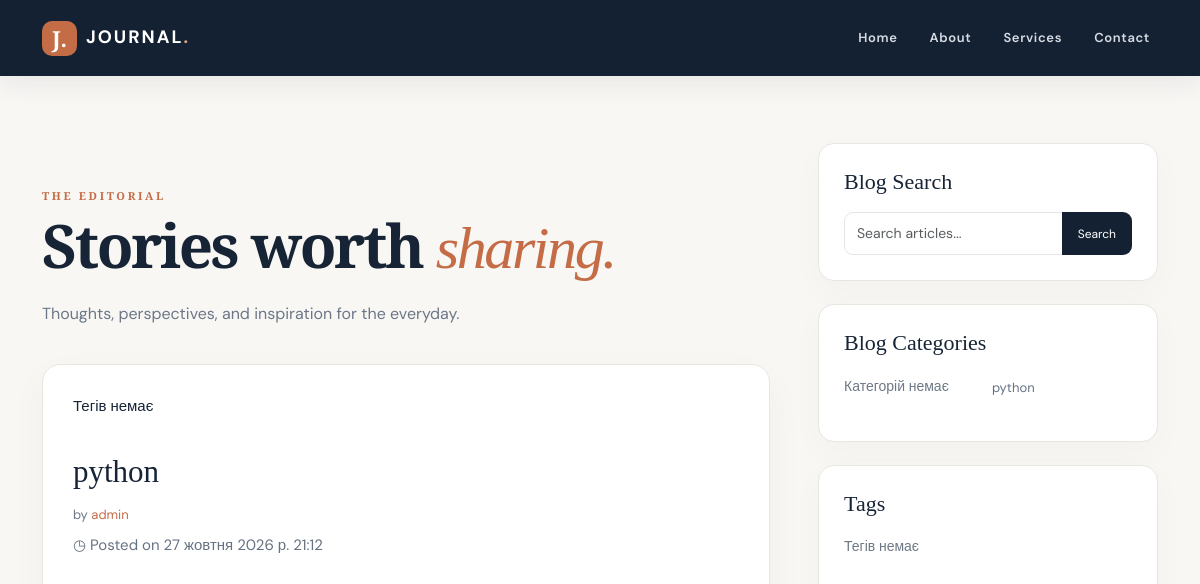
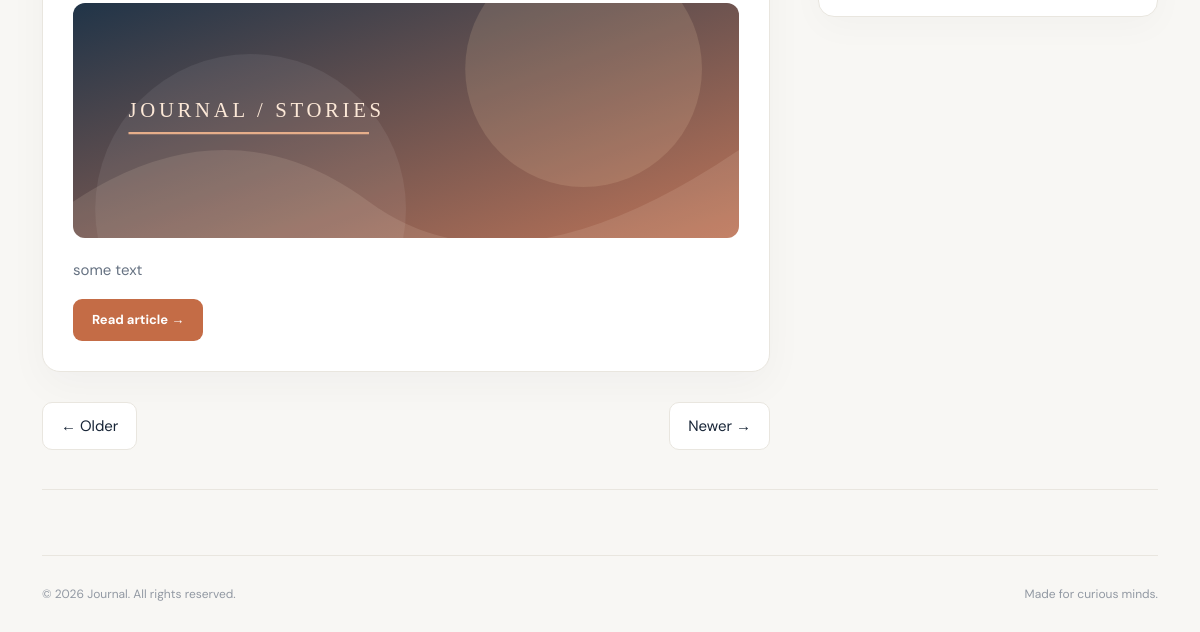
The app's page /, older data (2 pictures, top to bottom).
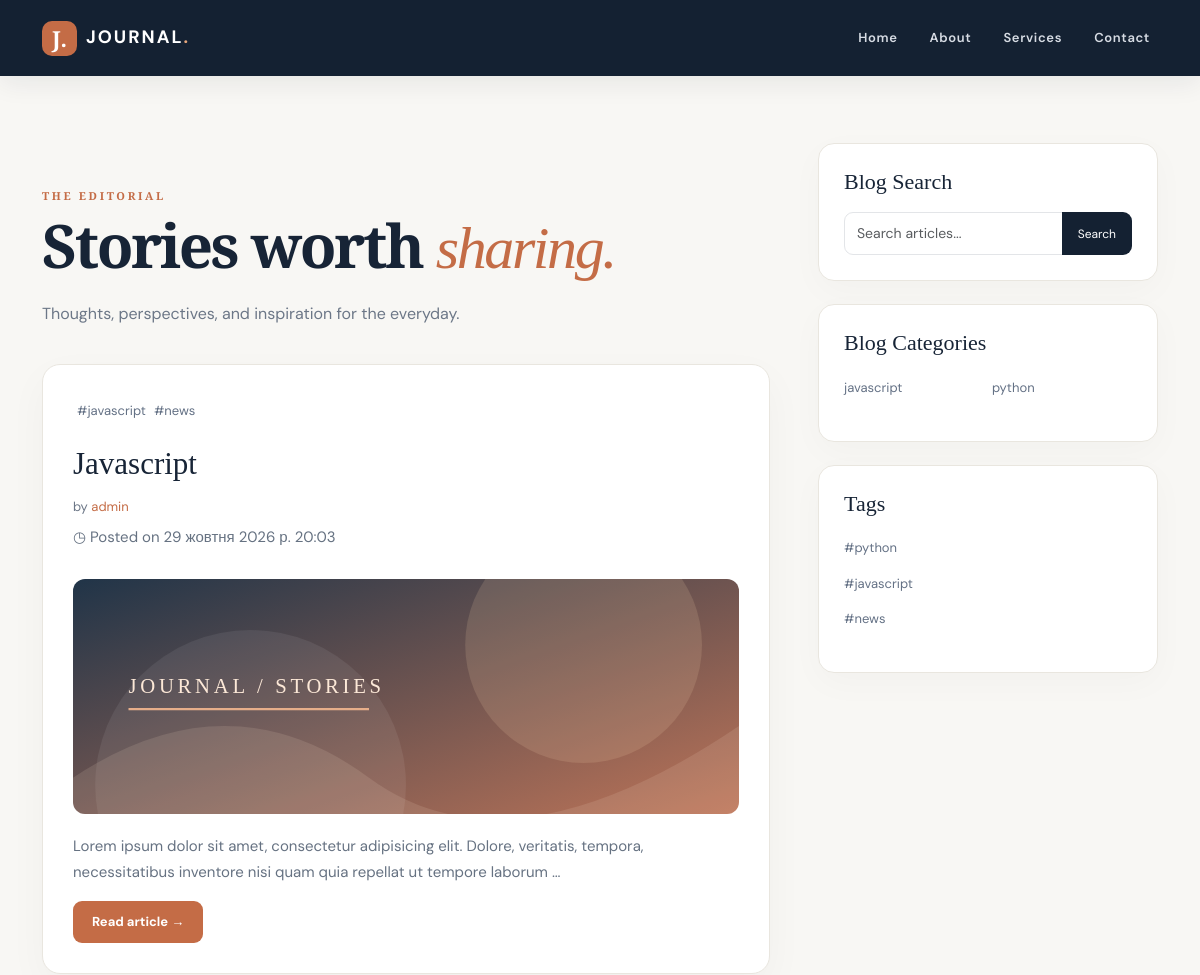
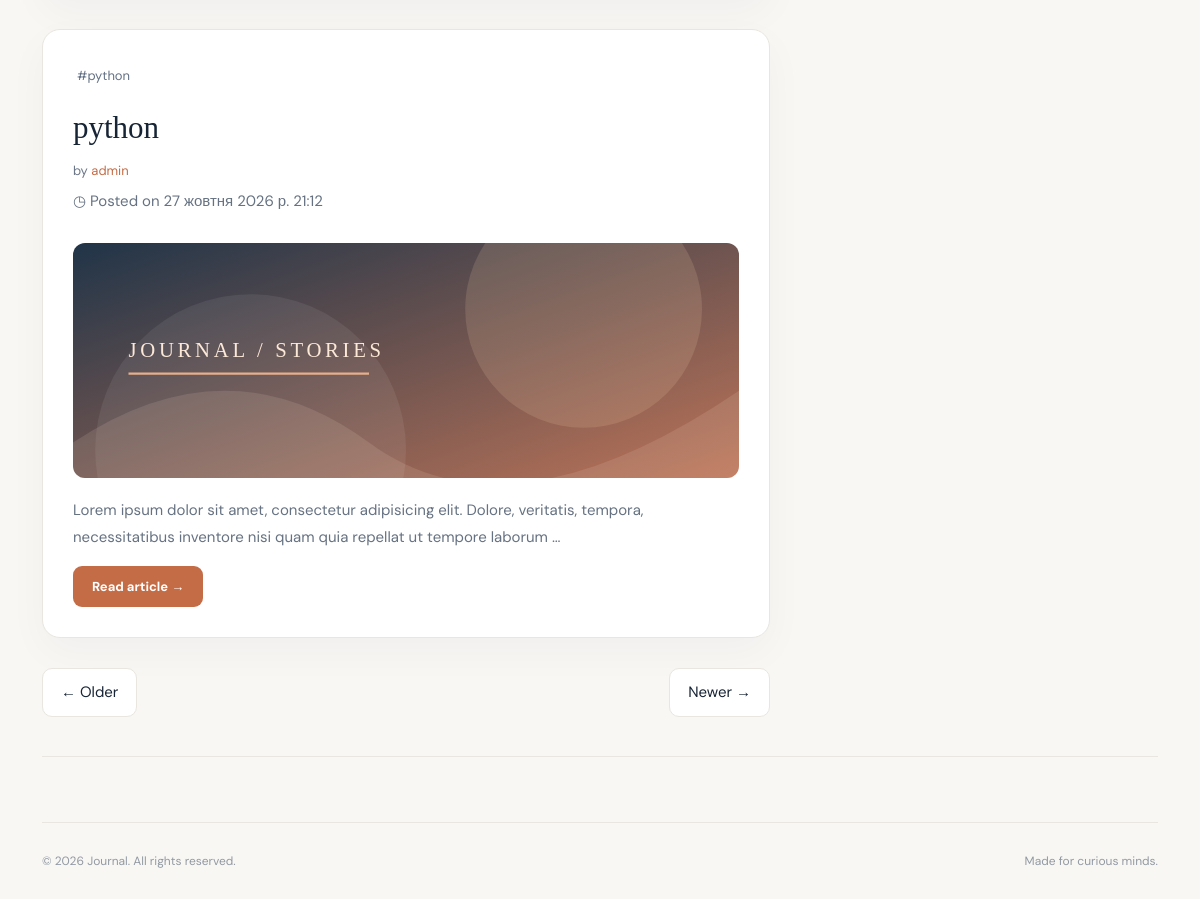
The same page, newer data (2 pictures, top to bottom).
### blog/models.py (models this page shows, shortened)
class Post(models.Model):
    title = models.CharField(max_length=200, verbose_name='Заголовок',unique=True)
    content = models.TextField(verbose_name='Вміст')
    published_date = models.DateTimeField(auto_now_add=True, verbose_name='Дата публікації')
    category = models.ForeignKey(Category, on_delete=models.CASCADE, verbose_name='Категорія')
    user = models.ForeignKey(User, on_delete=models.CASCADE, verbose_name='Автор')
    tags = models.ManyToManyField(Tag, blank=True)
    slug = models.SlugField(max_length=200,unique=True,blank=True)
    class Meta:
        ordering = ['-published_date']
        verbose_name = 'Публікація'
        verbose_name_plural = 'Публікації'

class Category(models.Model):
    name = models.CharField(max_length=100, verbose_name='Назва')
    class Meta:
        ordering = ['name']
        verbose_name = 'Категорія'
        verbose_name_plural = 'Категорії'

class Tag(models.Model):
    name = models.CharField(max_length=50, unique=True)

### blog/views.py (the view)
# urls.py: path('', views.index, name='index'),
def index(request):
    posts = Post.objects.all()
    categories = Category.objects.all()
    tags = Tag.objects.all()
    context = {'posts': posts, 'tags': tags}
    context.update(get_categories())
    return render(request, 'blog/index.html', context)

### blog/views.py (called while the page is built)
def get_categories():
    categories = Category.objects.all()
    first_half = Category.objects.all()[:len(categories) // 2]
    second_half = Category.objects.all()[len(categories) // 2:]
    return {'categories': first_half, 'categories2': second_half}

### templates/blog/index.html
{% extends 'base.html' %}
{% load static %}
{% block content %}
 <h1 class="page-title"><span class="eyebrow">THE EDITORIAL</span><br/>Stories worth <em>sharing.</em><span
                class="page-subtitle">Thoughts, perspectives, and inspiration for the everyday.</span></h1>
{% for post in posts %}
        <section class="post-card">
            <ul class="list-unstyled category-list d-flex ">
                {% for tag in post.tags.all %}
                     <li class="m-1"><a href="#">#{{ tag.name }}</a></li>
                {% empty %}
                     <p>Тегів немає</p>
                {% endfor %}
                </ul>
            <h2 class="post-title">
            <a href="post.html">{{ post.title }}</a>
            </h2>
            <p class="byline">
                by <a href="index.php">{{ post.user }}</a>
            </p>
            <p>◷ Posted on {{ post.published_date }}</p>
            <img alt="Abstract editorial illustration" class="img-fluid feature-image" src="{% static 'blog/assets/feature.svg' %}"/>
            <p>{{ post.content|truncatewords:20 }}</p><a class="btn btn-accent" href="{% url 'blog:post_detail' post.slug %}">Read article →</a>
        </section>
{% empty %}
  <p>Поки що немає постів.</p>
{% endfor %}
<ul class="pager d-flex justify-content-between list-unstyled mt-4">
    <li class="previous">
        <a class="pager-link" href="#">← Older</a>
    </li>
    <li class="next">
        <a class="pager-link" href="#">Newer →</a>
    </li>
</ul>
{% endblock %}

### templates/base.html (shortened to what this page needs)
<!DOCTYPE html>
<html lang="en">
<head>
    {% load static %}
    <link href="https://cdn.jsdelivr.net/npm/bootstrap@5.3.3/dist/css/bootstrap.min.css" rel="stylesheet"/>
    <link href="{% static 'blog/css/site.css' %}" rel="stylesheet"/>
</head>
<body>
{% include 'blog/navbar.html' %}
<div class="container page-container">
    <div class="row g-5">
        <div class="col-lg-8">{% block content %} {% endblock %} </div>
        <div class="col-lg-4">
            <div class="sidebar-card">
                <h4 class="sidebar-heading">Blog Search</h4>
                <div class="input-group">
                    <input aria-label="Search articles" class="form-control" placeholder="Search articles..."
                           type="text"/>
                    <button class="btn btn-search" type="button">Search</button>
                </div>
            </div>
            <div class="sidebar-card">
                <h4 class="sidebar-heading">Blog Categories</h4>
                <div class="row g-2">
                    <div class="col-6">
                        <ul class="list-unstyled category-list">
                            {% for category in categories %}
                                <li><a href="#">{{ category.name }}</a></li>
                            {% empty %}
                             <p>Категорій немає</p>
                            {% endfor %}
                        </ul>
                    </div>
                    <div class="col-6">
                        <ul class="list-unstyled category-list">
                            {% for category in categories2 %}
                                <li><a href="#">{{ category.name }}</a></li>
                            {% empty %}
                             <p>Категорій немає</p>
                            {% endfor %}
                        </ul>
                    </div>
                </div>
            </div>
            <div class="sidebar-card">
                <h4 class="sidebar-heading">Tags</h4>
                 <ul class="list-unstyled category-list">
                            {% for tag in tags %}
                                <li><a href="#">#{{ tag.name }}</a></li>
                            {% empty %}
                             <p>Тегів немає</p>
                            {% endfor %}
                 </ul>
            </div>
        </div>
    </div>
    <hr class="soft-divider"/>
    <footer class="site-footer">
        <div class="d-flex flex-wrap justify-content-between gap-2">
            <span>© 2026 Journal. All rights reserved.</span><span>Made for curious minds.</span></div>
    </footer>
</div>
</body>
</html>

### templates/blog/navbar.html (shortened to what this page needs)
<nav class="navbar navbar-expand-lg navbar-dark fixed-top site-navbar" role="navigation">
    <div class="container"><a class="navbar-brand" href="{% url 'blog:index' %}"><span class="brand-mark">J.</span> JOURNAL<span
            class="brand-dot">.</span></a>
        <div class="collapse navbar-collapse" id="mainNav">
            <ul class="navbar-nav ms-auto gap-lg-3">
                <li class="nav-item"><a class="nav-link" href="{% url 'blog:index' %}">Home</a></li>
                <li class="nav-item"><a class="nav-link" href="#about">About</a></li>
                <li class="nav-item"><a class="nav-link" href="#services">Services</a></li>
                <li class="nav-item"><a class="nav-link" href="{% url 'blog:contact' %}">Contact</a></li>
            </ul>
        </div>
    </div>
</nav>

### static/blog/css/site.css (style rules this page uses)
:root { --ink:#172436;--muted:#6c7787;--accent:#c46c46;--paper:#f8f7f4;--line:#e9e6df }
* { box-sizing:border-box }
html { scroll-behavior:smooth }
body { background:var(--paper);color:var(--ink);font-family:'DM Sans',Arial,sans-serif;line-height:1.75;font-size:15px;padding-top:88px }
a { color:var(--accent);text-decoration:none;transition:color .2s }
.site-navbar { background:#142132;min-height:76px;box-shadow:0 8px 24px #14213212 }
.navbar-brand { font-weight:700;letter-spacing:2px;font-size:18px;display:flex;align-items:center;gap:9px }
.brand-mark { background:var(--accent);color:#fff;width:35px;height:35px;display:inline-flex;align-items:center;justify-content:center;border-radius:10px;letter-spacing:0;font-family:'Playfair Display',serif;font-size:22px }
.brand-dot { color:#e8a77c;margin-left:-9px }
.navbar .nav-link { color:#d7dce4!important;font-size:13px;letter-spacing:.05em;font-weight:600 }
.page-container { padding-top:55px }
.eyebrow { font-size:11px;letter-spacing:.24em;font-weight:700;color:var(--accent);text-transform:uppercase }
.page-title,.article-title { font-family:'Playfair Display',Georgia,serif;font-size:clamp(2.7rem,5vw,4.5rem);line-height:1.14;font-weight:600;letter-spacing:-.04em;margin:0 0 38px }
.page-title em { color:var(--accent);font-weight:500 }
.page-subtitle { display:block;font:400 16px/1.6 'DM Sans',sans-serif;letter-spacing:0;color:var(--muted);margin-top:18px }
.post-card { background:#fff;border:1px solid var(--line);border-radius:18px;padding:28px 30px 30px;margin-bottom:30px;box-shadow:0 14px 40px #1c273309;transition:transform .2s,box-shadow .2s }
.post-title { font-family:'Playfair Display',Georgia,serif;font-size:31px;line-height:1.3;margin:5px 0 12px }
.post-title a { color:var(--ink) }
.byline { font-size:13px;color:var(--muted);margin-bottom:5px }
.post-card>p:not(.byline) { color:#667282 }
.post-card .feature-image { width:100%;height:235px;object-fit:cover;border-radius:12px;margin:13px 0 19px }
.soft-divider { border:0;border-top:1px solid var(--line);opacity:1;margin:23px 0 }
.btn-accent { background:var(--accent);color:#fff;border:0;border-radius:9px;padding:11px 19px;font-weight:700;font-size:13px }
.sidebar-card { background:#fff;border:1px solid var(--line);border-radius:16px;padding:25px;margin-bottom:23px;box-shadow:0 10px 35px #1c273307 }
.sidebar-heading { font-family:'Playfair Display',serif;font-size:22px;margin-bottom:17px }
.form-control { border:1px solid #e3e5e8;border-radius:9px;min-height:43px;font-size:14px }
.btn-search { background:#142132;color:#fff;border-radius:9px;font-size:12px;padding:0 15px }
.category-list li { margin-bottom:9px }
.category-list a { color:#647185;font-size:13px }
.pager-link { display:inline-block;border:1px solid var(--line);background:#fff;padding:10px 18px;border-radius:10px;color:var(--ink) }
.feature-image { width:100%;border-radius:15px;max-height:340px;object-fit:cover }
.site-footer { margin:65px 0 35px;border-top:1px solid var(--line);padding-top:28px;color:#9299a3;font-size:12px }

Row changes from the older to the newer data that the page shows:
added Post: title "Javascript", user "admin", published_date "29 жовтня 2026 р. 20:03", content "Lorem ipsum dolor sit amet, consectetur adipisicing elit. Dolore, veritatis, tempora, necessitatibus inventore nisi quam quia repellat ut tempore laborum …"
added Tag: name "javascript"
added Tag: name "news"
changed Post "python": content "some text" → "Lorem ipsum dolor sit amet, consectetur adipisicing elit. Dolore, veritatis, tempora, necessitatibus inventore nisi quam quia repellat ut tempore laborum …"; no longer shows "Тегів немає"
added Tag: name "python"
added Category: name "javascript", shown under "Blog Categories"
Text that changed along with them:
text no longer shown: "Категорій немає Тегів немає"
